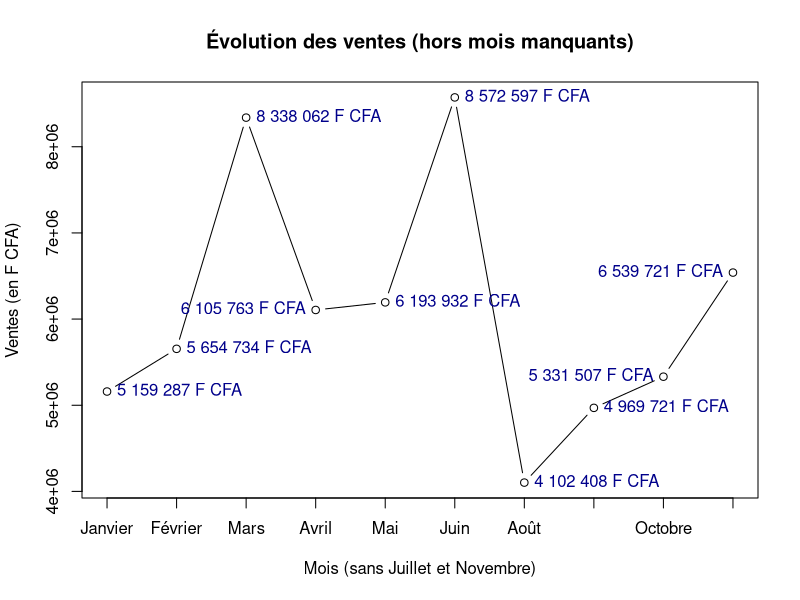

Generate this figure with R:
## ---- chunk 1
set.seed(123)
## ---- chunk 2
# Le vecteur "mois" contient tous les mois de l'année 
mois <- c("Janvier", "Février", "Mars", "Avril", "Mai", 
          "Juin","Juillet", "Août", "Septembre", "Octobre", 
          "Novembre", "Décembre") 
mois
## ---- chunk 3
# Créer un vecteur "ventes" avec 12 valeurs aléatoires issues 
# d'une loi normale de paramètres 6 000 000 F CFA et 1 500 000 F CFA
# pour représenter les ventes pour chaque mois
ventes <- round(rnorm(12, mean = 6000000, sd = 1500000)) 
ventes
## ---- chunk 4
# Créer un vecteur "depenses" avec 12 valeurs aléatoires issues 
# d'une loi normale de paramètre 4 500 000 et 800 000 pour 
# représenter les dépenses pour chaque mois
depenses <- round(rnorm(12, mean = 4500000, sd = 800000)) 
depenses
## ---- chunk 5
# Faire un tirage sans remise de deux positions aléatoires comprises
# entre 1 et 12 pour introduire les valeurs "NA" dans le vecteur 
# "ventes". NA fait référence à "valeur manquante" 
positions_na <- sample(1:12, 2, replace = FALSE) 
ventes[positions_na] <- NA
ventes
## ---- chunk 6
# Pour calculer les ventes totales, la somme de toutes les ventes sur
# les 12 mois sera effectuée. Cependant il sera tenu compte des valeurs
# manquantes présentent. 
ventes_totales <- sum(ventes, na.rm = TRUE)
ventes_totales
## ---- chunk 7
# Pour calculer les dépenses totales, la somme de toutes les dépenses
# sur les 12 mois sera effectuée.
depenses_totales <- sum(depenses)
depenses_totales
## ---- chunk 8
# Pour calculer les profits mensuels, une soustraction sera effectuée
# entre les ventes et les dépenses de chaque mois
profits_mensuels <- ventes - depenses
profits_mensuels
## ---- chunk 9
# Pour calculer le profit annuel, une somme des profits mensuels de
# chaque mois sera effectée tout en tenant compte des valeurs
# manquantes
profit_annuel <- sum(profits_mensuels, na.rm = TRUE) 
profit_annuel
## ---- chunk 10
# Calcul de la moyenne des ventes tout en tenant compte des valeurs
# manquantes
moyenne_ventes <- mean(ventes, na.rm = TRUE) 
moyenne_ventes
## ---- chunk 11
# Calcul de la médiane des ventes tout en tenant compte des valeurs
# manquantes
mediane_ventes <- median(ventes, na.rm = TRUE) 
mediane_ventes
## ---- chunk 12
# Calcul de l'écart-type des ventes tout en tenant compte des valeurs
# manquantes
ecart_type_ventes <- sd(ventes, na.rm = TRUE) 
ecart_type_ventes
## ---- chunk 13
# Le mois du maximum de ventes
# Chercher la position du maximum des ventes et l'utiliser pour
# retrouver le mois correspondant
position_max_ventes <- which(ventes == max(ventes, na.rm = TRUE)) 
cat("Position(s) et valeur(s) du/des maximum(s) de ventes. 
Position(s) :", position_max_ventes,"\nValeur(s) :", 
    format(ventes[position_max_ventes], big.mark = " "), 
    "F CFA") 
cat("Mois des maximums de ventes effectuées par la PME au cours de l'année", 
    as.numeric(format(Sys.Date(), "%Y")) - 1, ":",
    (mois[position_max_ventes]))
## ---- chunk 14
# Le mois du minimum de ventes
# Chercher la position du minimum des ventes et l'utiliser pour
# retrouver le mois correspondant
position_min_ventes <- which(ventes == min(ventes, na.rm = TRUE)) 
cat("Position(s) et valeur(s) du/des minimum(s) de ventes. 
Position(s) :", position_min_ventes, "\nValeur(s) :", 
    format(ventes[position_min_ventes], big.mark = " "), 
    "F CFA") 
cat("Mois du minimum des ventes effectuées par la PME au cours de l'annéee", 
    as.numeric(format(Sys.Date(), "%Y")) - 1 , ":",
    (mois[position_min_ventes]))
## ---- chunk 15
# Identifier les mois rentables. Un mois est rentable si le profit
# mensuel de ce mois est supérieur à 0. 
# Chercher les positions des profits mensuels supérieurs à 0 et les
# utiliser pour retrouver les mois rentables 
mois_rentables <- profits_mensuels > 0
mois_rentables 
positions_mois_rentables <- which(mois_rentables) 
positions_mois_rentables 
cat("Nombre de mois rentables : ", length(mois[positions_mois_rentables])) 
cat("Mois rentables: ", paste(mois[positions_mois_rentables], collapse = " - "))
## ---- chunk 16
# Identifier les mois déficitaires. Un mois est déficitaire si le
# profit mensuel de ce mois est inférieur à 0.
# Chercher les positions des profits mensuels inférieurs à 0 et les
# utiliser pour retrouver les mois déficitaires.
mois_deficitaires <- profits_mensuels < 0 
mois_deficitaires 
positions_mois_deficitaires<- which(mois_deficitaires) 
positions_mois_deficitaires 
cat("Nombre de mois déficitaires : ", 
    length(mois[positions_mois_deficitaires])) 
cat("Mois déficitaire : ", mois[positions_mois_deficitaires])
## ---- chunk 17
# # Ajouter un graphique pour visualiser les valeurs des ventes 
# pour chaque mois 
viz_ventes <- ventes[-c(positions_na)] 
viz_mois <- mois[-c(positions_na)] 
plot(viz_ventes, type = "b", xaxt = "n", 
     xlab = "Mois (sans Juillet et Novembre)", 
     ylab = "Ventes (en F CFA)", 
     main = "Évolution des ventes (hors mois manquants)")
axis(side = 1, at = 1:10, labels = viz_mois)

# Ajouter les étiquettes de valeurs au niveau des points
text(x = c(1:3, 5:8),    y = viz_ventes[c(1:3, 5:8)], 
     labels = paste(format(viz_ventes[c(1:3, 5:8)], big.mark = " "),
                    rep("F CFA", length(c(1:3, 5:8))), 
                    sep = " "), 
     pos = 4, cex = 1, col = "darkblue") 
text(x = c(4, 9, 10), y = viz_ventes[c(4, 9, 10)], 
     labels = paste(format(viz_ventes[c(4, 9, 10)], 
                     big.mark = " "), 
                    rep("F CFA", length(c(4,9,10))), 
                        sep = " "), pos = 2, 
     cex = 1, col = "darkblue")
## ---- chunk 18
sessionInfo()
